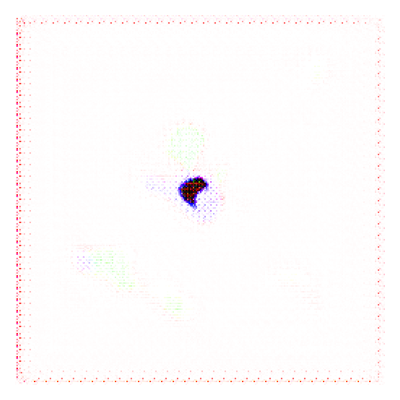
#> input picture results/SST/output_2000.png, 400 x 400 px
$ python plot.py
#> lines starting #> are read from the running program, lines starting #| are printed output that depends on the picture
import re
import matplotlib.pyplot as plt
import numpy as np
from PIL import Image


def extract_loss_from_log(log_file_path):
    epoch_loss = []

    # Regular expression to match the relevant parts of the log line
    pattern = re.compile(r'Epoch: (\d+) / \d+ \| loss for slice \d+: ([\d.]+)')

    with open(log_file_path, 'r') as file:
        for line in file:
            match = pattern.search(line)
            if match:
                epoch = int(match.group(1))
                loss = float(match.group(2))
                epoch_loss.append((epoch, loss))

    return epoch_loss

def plot_losses(log_files, degree=3):
    plt.figure(figsize=(12, 8))

    for log_file in log_files:
        epoch_loss = extract_loss_from_log(log_file)
        epochs, losses = zip(*epoch_loss)

        # Fit a polynomial to the data
        coeffs = np.polyfit(epochs, losses, degree)
        polynomial = np.poly1d(coeffs)
        fit_epochs = np.linspace(min(epochs), max(epochs), 100)
        fit_losses = polynomial(fit_epochs)

        # plt.plot(epochs, losses, 'o', label=f'Raw data {log_file}')
        plt.plot(fit_epochs, fit_losses, '-', label=f'Fit curve {log_file}')

    plt.xlabel('Epoch')
    plt.ylabel('Loss')
    plt.title('Loss over Epochs with Curve of Best Fit for Multiple Files')
    plt.legend()
    plt.grid(True)
    plt.savefig('loss_plot.png')

def change_white_to_black(image_path):
    # Load the image
#> called with image_path = 'results/SST/output_2000.png'
    img = Image.open(image_path)
#> img is the input picture: PIL image 400x400 RGBA; mean R, G, B, A 254.2, 251.6, 251.9, 255

    # Convert the image to RGB mode if it's not
    img = img.convert('RGB')
#> img: PIL image 400x400 RGB

    # Get the pixel data
    pixels = img.load()

    # Get image dimensions
    width, height = img.size
#> width = 400; height = 400

    # Loop through all pixels and change white pixels to black
    for y in range(height):
        for x in range(width):
            r, g, b = pixels[x, y]
            # if r == 255 and g == 255 and b == 255:  # Check if the pixel is white
            if (r + g + b )/ 3 > 245:
                pixels[x, y] = (0, 0, 0)  # Change to black

    # Save the modified image with a new name
    output_path = image_path.replace('.png', '_black.png')
    img.save(output_path)
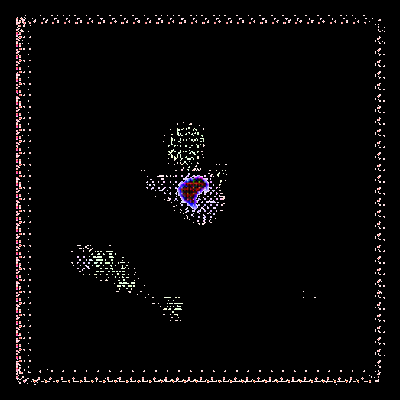
#> saved as output_2000_black.png: PIL image 400x400 RGB; mean R, G, B 7.3, 6, 6.4
    print(f"Processed {image_path} and saved as {output_path}.")


def process_images(image_paths):
    for image_path in image_paths:
        change_white_to_black(image_path)


def main():
    log_files = [
        'logs/train_SST - best.log',
        'logs/train_SST_test - 25.log',
        'logs/train_SST_test - 50.log'
    ]
    # plot_losses(log_files)
    image_paths = [
        'results/SST/output_2000.png',
    ]
    process_images(image_paths)

if __name__ == '__main__':
    main()

$ run again, with results/SST/output_200.png copied over results/SST/output_2000.png
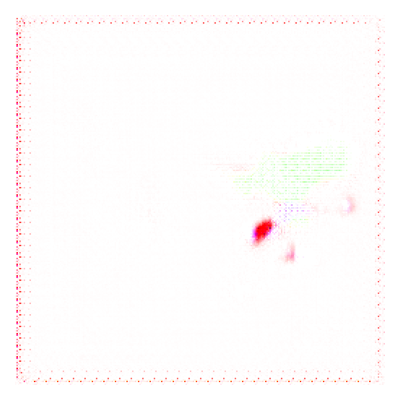
#> input picture results/SST/output_200.png, 400 x 400 px
#> in change_white_to_black, img is the input picture: PIL image 400x400 RGBA; mean R, G, B, A 254.7, 252.2, 252.1, 255
#> img: PIL image 400x400 RGB
#> in change_white_to_black, `img.save(output_path)`:
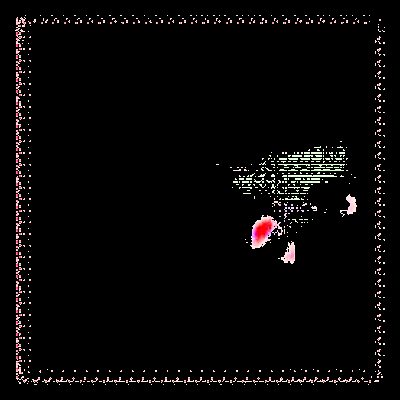
#> saved as output_2000_black.png: PIL image 400x400 RGB; mean R, G, B 8.6, 7.2, 7.1

$ run again, with results/SST/output_4900.png copied over results/SST/output_2000.png
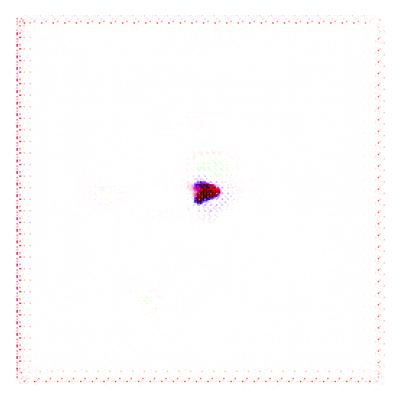
#> input picture results/SST/output_4900.png, 400 x 400 px
#> in change_white_to_black, img is the input picture: PIL image 400x400 RGBA; mean R, G, B, A 254.6, 252.4, 252.7, 255
#> img: PIL image 400x400 RGB
#> in change_white_to_black, `img.save(output_path)`:
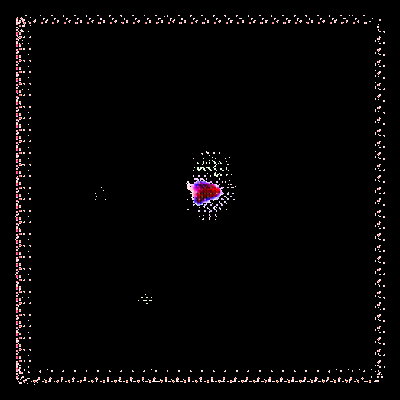
#> saved as output_2000_black.png: PIL image 400x400 RGB; mean R, G, B 5.8, 4.5, 4.8
